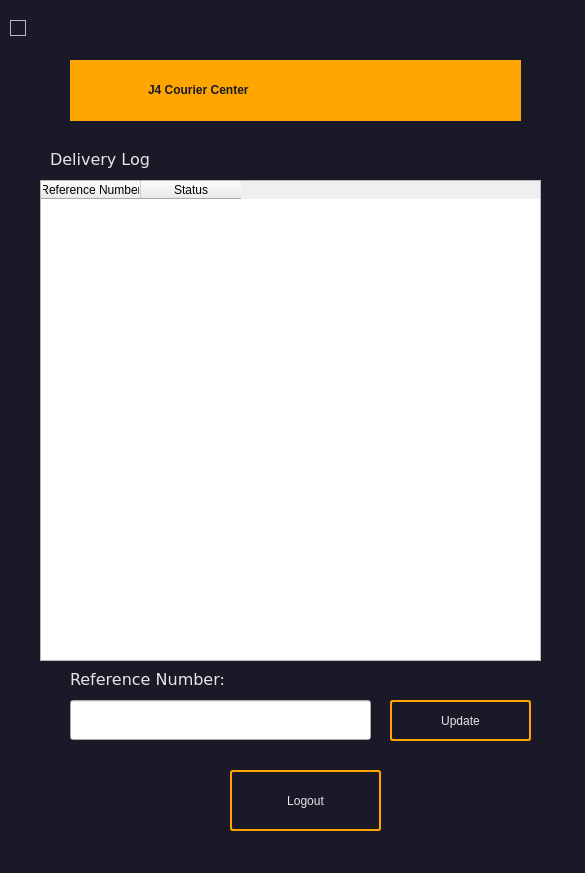
<?xml version="1.0" encoding="UTF-8"?>
<ui version="4.0">
 <class>Form</class>
 <widget class="QWidget" name="Form">
  <property name="geometry">
   <rect>
    <x>0</x>
    <y>0</y>
    <width>585</width>
    <height>873</height>
   </rect>
  </property>
  <property name="windowTitle">
   <string>Form</string>
  </property>
  <layout class="QVBoxLayout" name="verticalLayout" stretch="0">
   <property name="leftMargin">
    <number>0</number>
   </property>
   <property name="topMargin">
    <number>0</number>
   </property>
   <property name="rightMargin">
    <number>0</number>
   </property>
   <property name="bottomMargin">
    <number>0</number>
   </property>
   <item>
    <layout class="QHBoxLayout" name="horizontalLayout_3" stretch="0">
     <property name="spacing">
      <number>0</number>
     </property>
     <item>
      <widget class="QWidget" name="widget" native="true">
       <property name="maximumSize">
        <size>
         <width>16777215</width>
         <height>16777215</height>
        </size>
       </property>
       <property name="styleSheet">
        <string notr="true">.QWidget{background-color: rgb(25,25, 40);}

#logOutBtn:hover {
background-color:red;
}

#UpdateBtn:hover{
background-color:rgb(105, 95, 20);
}

QLabel{
color: rgb(231, 231, 231);
      font: 10pt &quot;Verdana&quot;;
}</string>
       </property>
       <widget class="QPushButton" name="logOutBtn">
        <property name="geometry">
         <rect>
          <x>230</x>
          <y>770</y>
          <width>151</width>
          <height>61</height>
         </rect>
        </property>
        <property name="styleSheet">
         <string notr="true">color: rgb(231, 231, 231);
font: 17pt &quot;Verdana&quot;;
border: 2px solid orange;
padding: 5px;
border-radius: 3px;
opacity: 200;
</string>
        </property>
        <property name="text">
         <string>Logout</string>
        </property>
       </widget>
       <widget class="QPushButton" name="UpdateBtn">
        <property name="geometry">
         <rect>
          <x>390</x>
          <y>700</y>
          <width>141</width>
          <height>41</height>
         </rect>
        </property>
        <property name="styleSheet">
         <string notr="true">color: rgb(231, 231, 231);
font: 14pt &quot;Verdana&quot;;
border: 2px solid orange;
padding: 5px;
border-radius: 3px;
opacity: 200;
</string>
        </property>
        <property name="text">
         <string>Update</string>
        </property>
       </widget>
       <widget class="QLabel" name="picpUpLbl">
        <property name="geometry">
         <rect>
          <x>70</x>
          <y>660</y>
          <width>181</width>
          <height>40</height>
         </rect>
        </property>
        <property name="font">
         <font>
          <family>Verdana</family>
          <pointsize>10</pointsize>
          <weight>50</weight>
          <italic>false</italic>
          <bold>false</bold>
         </font>
        </property>
        <property name="text">
         <string>&lt;html&gt;&lt;head/&gt;&lt;body&gt;&lt;p&gt;&lt;span style=&quot; font-size:12pt;&quot;&gt;Reference Number:&lt;/span&gt;&lt;/p&gt;&lt;/body&gt;&lt;/html&gt;</string>
        </property>
       </widget>
       <widget class="QLineEdit" name="refNoInput">
        <property name="geometry">
         <rect>
          <x>70</x>
          <y>700</y>
          <width>301</width>
          <height>40</height>
         </rect>
        </property>
        <property name="font">
         <font>
          <pointsize>10</pointsize>
         </font>
        </property>
       </widget>
       <widget class="QFrame" name="frame">
        <property name="geometry">
         <rect>
          <x>10</x>
          <y>20</y>
          <width>16</width>
          <height>16</height>
         </rect>
        </property>
        <property name="frameShape">
         <enum>QFrame::StyledPanel</enum>
        </property>
        <property name="frameShadow">
         <enum>QFrame::Raised</enum>
        </property>
       </widget>
       <widget class="QTableWidget" name="deliveryLogTable">
        <property name="geometry">
         <rect>
          <x>40</x>
          <y>180</y>
          <width>501</width>
          <height>481</height>
         </rect>
        </property>
        <column>
         <property name="text">
          <string>Reference Number</string>
         </property>
        </column>
        <column>
         <property name="text">
          <string>Status</string>
         </property>
        </column>
       </widget>
       <widget class="QLabel" name="picpUpLbl_2">
        <property name="geometry">
         <rect>
          <x>50</x>
          <y>140</y>
          <width>131</width>
          <height>40</height>
         </rect>
        </property>
        <property name="font">
         <font>
          <family>Verdana</family>
          <pointsize>10</pointsize>
          <weight>50</weight>
          <italic>false</italic>
          <bold>false</bold>
         </font>
        </property>
        <property name="text">
         <string>&lt;html&gt;&lt;head/&gt;&lt;body&gt;&lt;p&gt;&lt;span style=&quot; font-size:12pt;&quot;&gt;Delivery Log&lt;/span&gt;&lt;/p&gt;&lt;/body&gt;&lt;/html&gt;</string>
        </property>
       </widget>
       <widget class="QLabel" name="label">
        <property name="geometry">
         <rect>
          <x>70</x>
          <y>60</y>
          <width>451</width>
          <height>61</height>
         </rect>
        </property>
        <property name="styleSheet">
         <string notr="true">background-color: orange;
padding-left: 75px;
font: 22pt &quot;Courier New&quot;;
font-weight:bold;</string>
        </property>
        <property name="text">
         <string>&lt;html&gt;&lt;head/&gt;&lt;body&gt;&lt;p&gt;&lt;span style=&quot; color:#191928;&quot;&gt;J4 Courier Center&lt;/span&gt;&lt;/p&gt;&lt;/body&gt;&lt;/html&gt;</string>
        </property>
       </widget>
      </widget>
     </item>
    </layout>
   </item>
  </layout>
 </widget>
 <resources/>
 <connections/>
</ui>
